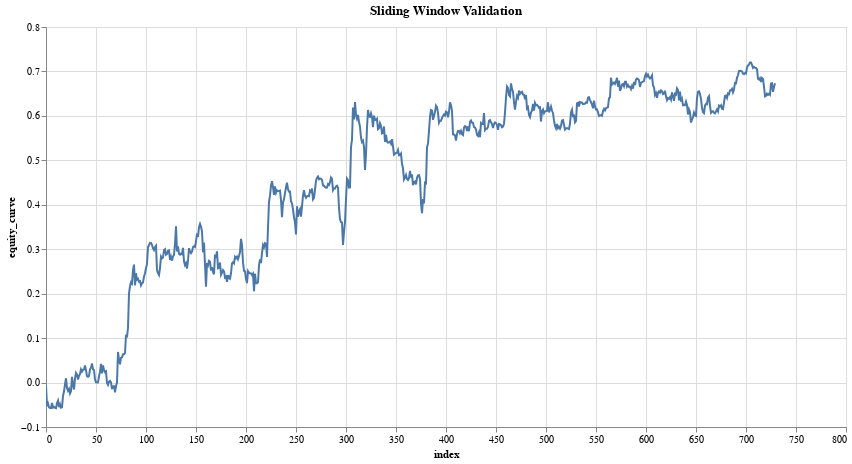

Notebook code cell kept with this figure:
### Code cell
# Create results DataFrame with trade metrics
validation_results = pl.DataFrame({
    'timestamp': timestamps,
    'y': actuals,
    'y_hat': predictions
}).with_columns(
    (pl.col('y_hat').sign()==pl.col('y').sign()).alias('is_won'),
    pl.col('y_hat').sign().alias('signal'),
).with_columns(
    (pl.col('signal') * pl.col('y')).alias('trade_log_return')
).with_columns(
    pl.col('trade_log_return').cum_sum().alias('equity_curve')
)

# Add transaction fees using helper
validation_results = research.add_tx_fees_log(validation_results, maker_fee, taker_fee)

### Figure 1 — Vega-Lite specification as saved in the notebook (floating-point values rounded to 4 significant figures; data arrays with more than 128 entries replaced by an {"elided": "..."} marker saying what was removed)
{"config": {"view": {"continuousWidth": 300, "continuousHeight": 300}}, "data": {"name": "data-d2c676f31e3f83d64b3f75e753ac395b"}, "mark": {"type": "line", "tooltip": true}, "encoding": {"x": {"field": "index", "type": "quantitative"}, "y": {"field": "equity_curve", "type": "quantitative"}}, "height": 400, "params": [{"name": "param_1", "select": {"type": "interval", "encodings": ["x", "y"]}, "bind": "scales"}], "title": "Sliding Window Validation", "width": 800, "$schema": "https://vega.github.io/schema/vega-lite/v5.20.1.json", "datasets": {"data-d2c676f31e3f83d64b3f75e753ac395b": {"elided": "730 records"}}}
